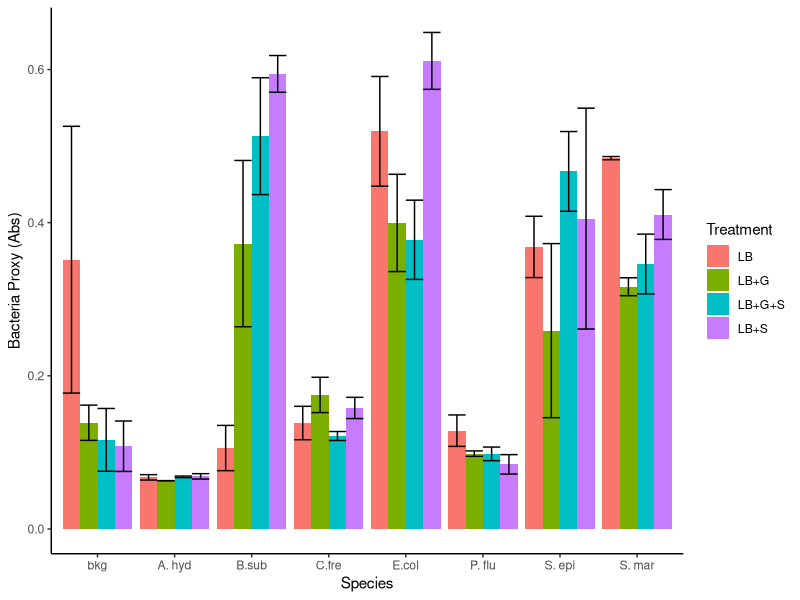

Write the R code that produced this figure.
dat <- read.csv("myLab7.csv")

head(dat)
str(dat)
library(tidyverse)

# summarize the data
# use group_by
head(dat)
avg <- dat %>% group_by(Species, Treatment) %>% 
  summarise(mean = mean(Abs),
            sd = sd(Abs))

avg

unique(avg$Species)
avg$Species <- factor(avg$Species, 
                      levels = c('bkg', 'A. hyd',
                                 'B.sub', 'C.fre', 'E.col', 'P. flu', 'S. epi', 'S. mar'))
# check spelling and punctuation on line above when you do the second set of data
# match to what is in data set
# head(avg)
# 
ggplot(data = avg, aes(x = Species, y = mean, fill = Treatment))+
  geom_bar(stat= "identity", position = "dodge")+
  geom_errorbar(aes(ymin = mean - sd, ymax = mean + sd), position ="dodge")+
  theme_classic()+
  ylab("Bacteria Proxy (Abs)")
# see na species in your second plot? check the spelling and punctuation in the above step
# where you re order everything 
# anova
# on entire data set
head(dat)

res.aov2 <- aov(Abs ~ Treatment * Species, data=dat)
summary(res.aov2)
#TukeyHSD(res.aov2)

# anova gets more complicated than this, but this is where we will stop
# interpretation treatments make bacteria grow differently
# species of bacteria have different growth rates 
